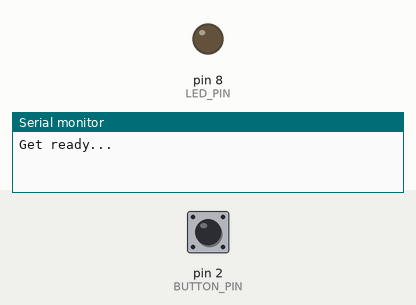
A sketch run on a simulated Arduino Uno, built with avr-gcc and run on an emulated ATmega328P. Shown: output pins drawn as LEDs (lit = HIGH), the last lines printed to the serial monitor. The test bench sets the inputs (shaded band); at power-on: pin 2 (BUTTON_PIN) HIGH. Random numbers use the default seed unless the sketch sets one.

Above: at 1.2 s.
1.3 s: pin 2 (BUTTON_PIN) pulled LOW for 0.15 s
2.9 s: pin 2 (BUTTON_PIN) pulled LOW for 3.2 s
7.6 s: pin 2 (BUTTON_PIN) pulled LOW for 1 s
At 14.6 s:
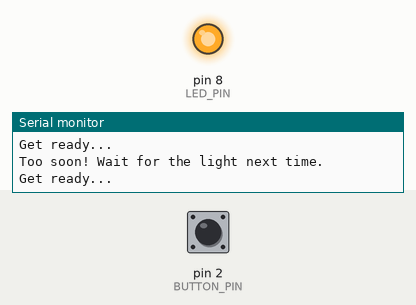
Timing chart, 0 to 16.1 s (numbered marks = the images above; inputs shaded):
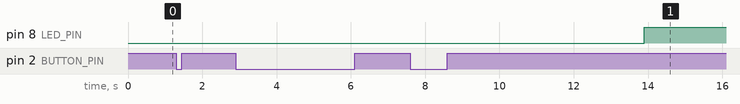

The sketch:

reaction_timer.ino
```cpp
/*
  Mini Reaction Timer
  A tiny Arduino build inspired by the Psychomotor Vigilance Task (PVT),
  a real tool used in sleep and attention research.

  An LED lights up after a random delay, you press a button the instant
  you see it, and the sketch reports how many milliseconds passed in
  between. That gap is your reaction time.

  Hardware:
    - 1x LED (any color)
    - 1x 220 ohm resistor
    - 1x push button (tact switch)
    - Breadboard and jumper wires
    - Arduino Uno (or compatible board)

  Wiring:
    - LED anode (long leg) -> 220 ohm resistor -> Arduino pin 8
    - LED cathode (short leg) -> Arduino GND
    - Button pin one -> Arduino pin 2
    - Button pin two -> Arduino GND
    (Full wiring diagram included in this repo)

  Built as a fun side project, not part of any formal research study.
*/

const int LED_PIN = 8;
const int BUTTON_PIN = 2;
const int SERIAL_BAUD_RATE = 9600;

const unsigned long MIN_WAIT_MS = 2000;   // shortest possible wait before the light turns on
const unsigned long MAX_WAIT_MS = 6000;   // longest possible wait before the light turns on
const unsigned long FALSE_START_PAUSE_MS = 1500; // pause shown after a false start message

void setup() {
  pinMode(LED_PIN, OUTPUT);
  pinMode(BUTTON_PIN, INPUT_PULLUP); // button reads HIGH normally, LOW when pressed

  Serial.begin(SERIAL_BAUD_RATE);
  randomSeed(analogRead(A0)); // seeds the random generator using electrical noise on an unused pin
}

void loop() {
  Serial.println("Get ready...");
  digitalWrite(LED_PIN, LOW);

  if (waitAndCheckFalseStart()) {
    Serial.println("Too soon! Wait for the light next time.");
    delay(FALSE_START_PAUSE_MS);
    return; // skip the rest of this round, start a fresh one
  }

  unsigned long reactionTime = measureReactionTime();

  Serial.print("Reaction time: ");
  Serial.print(reactionTime);
  Serial.println(" ms");

  delay(2000); // brief pause before the next round begins
}

// Waits a random amount of time before the light turns on.
// Returns true if the button was pressed early (a false start).
bool waitAndCheckFalseStart() {
  unsigned long waitTime = random(MIN_WAIT_MS, MAX_WAIT_MS);
  unsigned long waitStart = millis();

  while (millis() - waitStart < waitTime) {
    if (digitalRead(BUTTON_PIN) == LOW) {
      return true;
    }
  }
  return false;
}

// Turns the LED on, waits for the button press, and returns the elapsed time in milliseconds.
unsigned long measureReactionTime() {
  digitalWrite(LED_PIN, HIGH);
  unsigned long startTime = millis();

  while (digitalRead(BUTTON_PIN) == HIGH) {
    // waiting for the press, nothing else happens here on purpose
  }

  digitalWrite(LED_PIN, LOW);
  return millis() - startTime;
}
```
